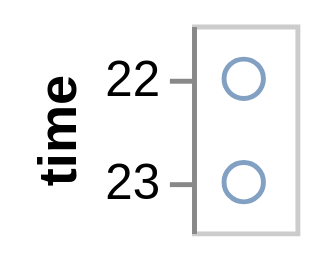

This figure's Vega-Lite source:
### Vega specification from a JSON file in a GitHub repository (floating-point values rounded to 4 significant figures)
{"$schema": "https://vega.github.io/schema/vega/v3.0.json", "description": "Google's stock price over time.", "autosize": "pad", "padding": 5, "encode": {"update": {"stroke": {"value": "#ccc"}, "fill": {"value": "transparent"}}}, "data": [{"name": "source_0", "values": [{"date": "10 Oct 2011 22:48:00"}, {"date": "11 Oct 2022 23:00:00"}]}, {"name": "data_0", "source": "source_0", "transform": [{"type": "formula", "expr": "toDate(datum[\"date\"])", "as": "date"}, {"type": "formula", "as": "hours_date", "expr": "datetime(0, 0, 1, hours(datum[\"date\"]), 0, 0, 0)"}]}], "signals": [{"name": "width", "update": "21"}, {"name": "height", "update": "bandspace(domain('y').length, 1, 0.5) * 21"}], "marks": [{"name": "marks", "type": "symbol", "role": "point", "from": {"data": "data_0"}, "encode": {"update": {"x": {"value": 10.5}, "y": {"scale": "y", "field": "hours_date"}, "stroke": {"value": "#4c78a8"}, "fill": {"value": "transparent"}, "opacity": {"value": 0.7}}}}], "scales": [{"name": "y", "type": "point", "domain": {"data": "data_0", "field": "hours_date", "sort": true}, "range": {"step": 21}, "round": true, "padding": 0.5}], "axes": [{"title": "time", "scale": "y", "orient": "left", "zindex": 1, "encode": {"labels": {"update": {"text": {"signal": "timeFormat(datum.value, '%H')"}}}}}]}
